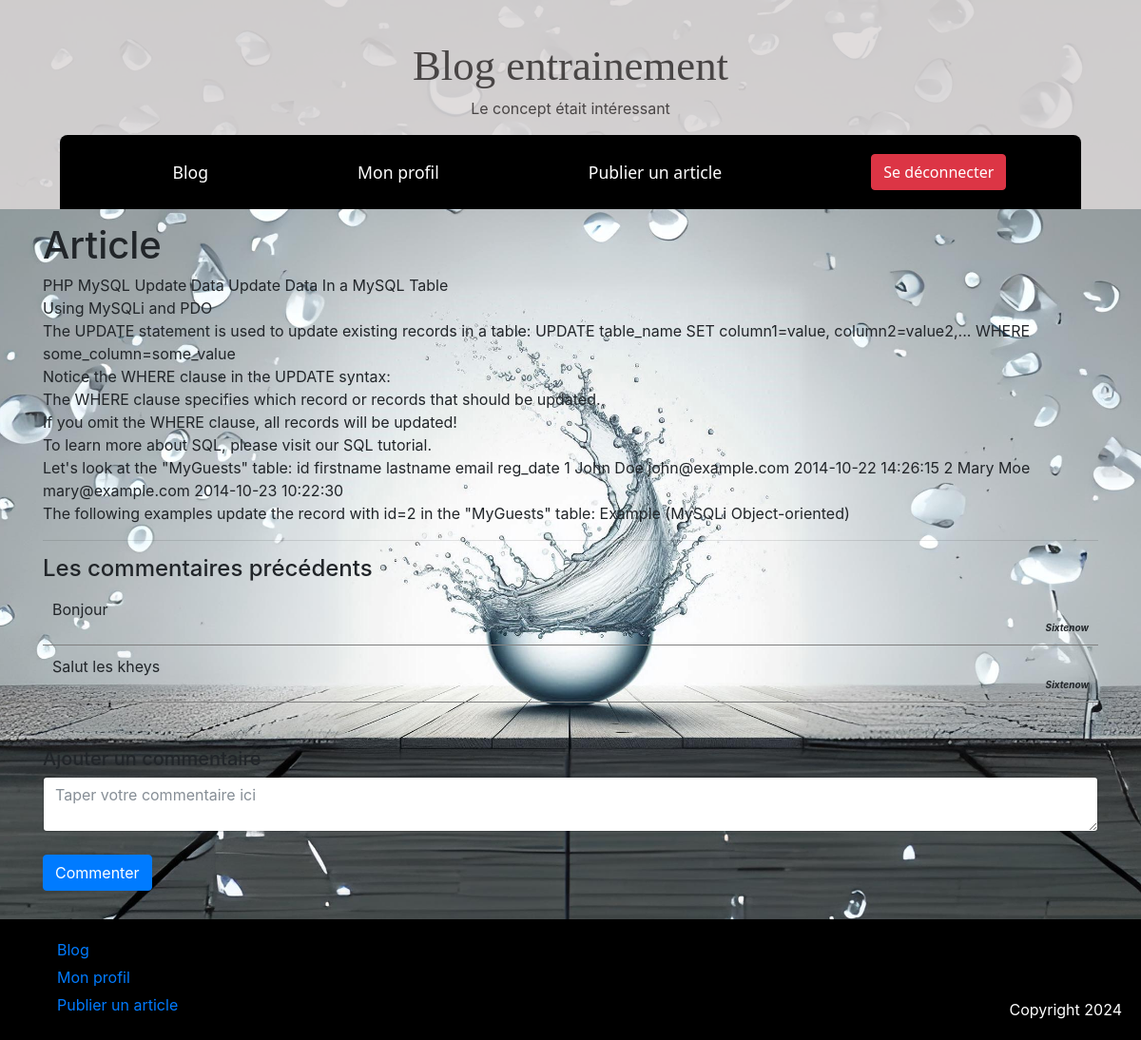
/voirpost.php?id=9 (signed in), run on the app's committed database.
### tables this page shows
CREATE TABLE IF NOT EXISTS `blog` (
  `idpost` int NOT NULL AUTO_INCREMENT,
  `titre` text NOT NULL,
  `contenu` text NOT NULL,
  `date` text NOT NULL,
  `auteur` text NOT NULL,
  PRIMARY KEY (`idpost`)
);

CREATE TABLE IF NOT EXISTS `comments` (
  `id_comment` int NOT NULL AUTO_INCREMENT,
  `id_post` int NOT NULL,
  `pseudo` text NOT NULL,
  `contenu` text NOT NULL,
  PRIMARY KEY (`id_comment`)
);

### voirpost.php (the view, shortened to what this page needs)
<?php
    if (!isset($_SESSION['id'])) {
        header('location: pageconnexion.php');
    }else if (isset($_GET['id'])) {
        require_once "./bdconnect/bdconnect.php";
        $newlink='<a href="index.php?logout=0"><li><button class="btn btn-danger">Se déconnecter</button></li></a>';
        $rech=$_bdd->prepare('SELECT * FROM blog WHERE idpost=:idpost');
        $rech->execute(array('idpost'=>$_GET['id']));
        $result=$rech->fetchall();
    }else {
        header('location: ./index.php');
        exit;
    }
?>
<!DOCTYPE html>
<html lang="en">
<head>
    <link rel="stylesheet" href="./bootstrap/css/bootstrap.min.css">
    <link rel="stylesheet" href="./css/style.css">
</head>
<body>
    <?php include "./inc/navbar.php";?>
    <div class='container'>
        <div class="postaffiche">
        <?php
            if (count($result)>0) {
                foreach ($result as $row) {
                    echo('<h1>'.$row['titre'].'</h1>');
                    echo('<p>'.nl2br($row['contenu']).'</p>');
                }
            }
        ?>
        </div>
        <hr>
        <div class="postcomment">
            <div>
                <h4>Les commentaires précédents</h4>
                <?php
                    if (count($result)>0) {
                        $rechcommentaire=$_bdd->prepare('SELECT * FROM comments WHERE id_post=:idpost');
                        $rechcommentaire->execute(array('idpost'=>$_GET['id']));
                        $resultcom=$rechcommentaire->fetchall();
                        if (count($resultcom)>0) {
                            foreach ($resultcom as $rowcom) {
                                echo('<div class="post-comment"><p>'.nl2br($rowcom['contenu']).'</p><p>'.$rowcom['pseudo'].'</p></div>');
                            }
                        }else {
                            echo('<p>Pas de commentaire. Faites-en un!</p>');
                        }
                    }
                ?>
            </div><br><br>
            <div>
                <h5>Ajouter un commentaire</h5>
                <form action="./actions/postcomment.php" class="form-group">
                    <textarea name="comment" id="comment" placeholder='Taper votre commentaire ici' class="form-control"></textarea><br>
                    <button type="submit" class='btn btn-primary'>Commenter</button>
                </form>
            </div>
        </div>
    </div>
    <?php include './inc/footer.php';?>
</body>
</html>

### css/style.css (style rules this page uses)
body { background-image: url("../images/background.png"); background-position: center; background-size: cover; background-repeat: no-repeat; background-clip: border-box; background-attachment: fixed; }
.liens ul li { color: white; font-size: 1.1rem; font-family: "Segoe UI", Tahoma, Geneva, Verdana, sans-serif; list-style: none; }
.liens ul a { text-decoration: none; padding: 20px; }
.post-comment { width: 100%; border-bottom: 0.5px solid grey; padding: 10px; }
.post-comment p { padding: 0; margin: 0; }
.post-comment p:nth-child(2) { text-align: right; font-size: x-small; font-weight: bold; font-style: italic; }

### data on the page
blog: titre "Article", contenu "PHP MySQL Update Data Update Data In a MySQL Table Using MySQLi and PDO The UPDATE statement is used to update existing records in a table: UPDATE table_name SET column1=value, column2=value2,... WHERE some_column=some_value Notice the WHERE clause in the UPDATE syntax: The WHERE clause specifies which record or records that should be updated. If you omit the WHERE clause, all records will be updated! To learn more about SQL, please visit our SQL tutorial. Let's look at the \"MyGuests\" table: id firstname lastname email reg_date 1 John Doe john@example.com 2014-10-22 14:26:15 2 Mary Moe mary@example.com 2014-10-23 10:22:30 The following examples update the record with id=2 in the \"MyGuests\"…"
comments: contenu "Bonjour", pseudo "Sixtenow"
comments: contenu "Salut les kheys", pseudo "Sixtenow"
